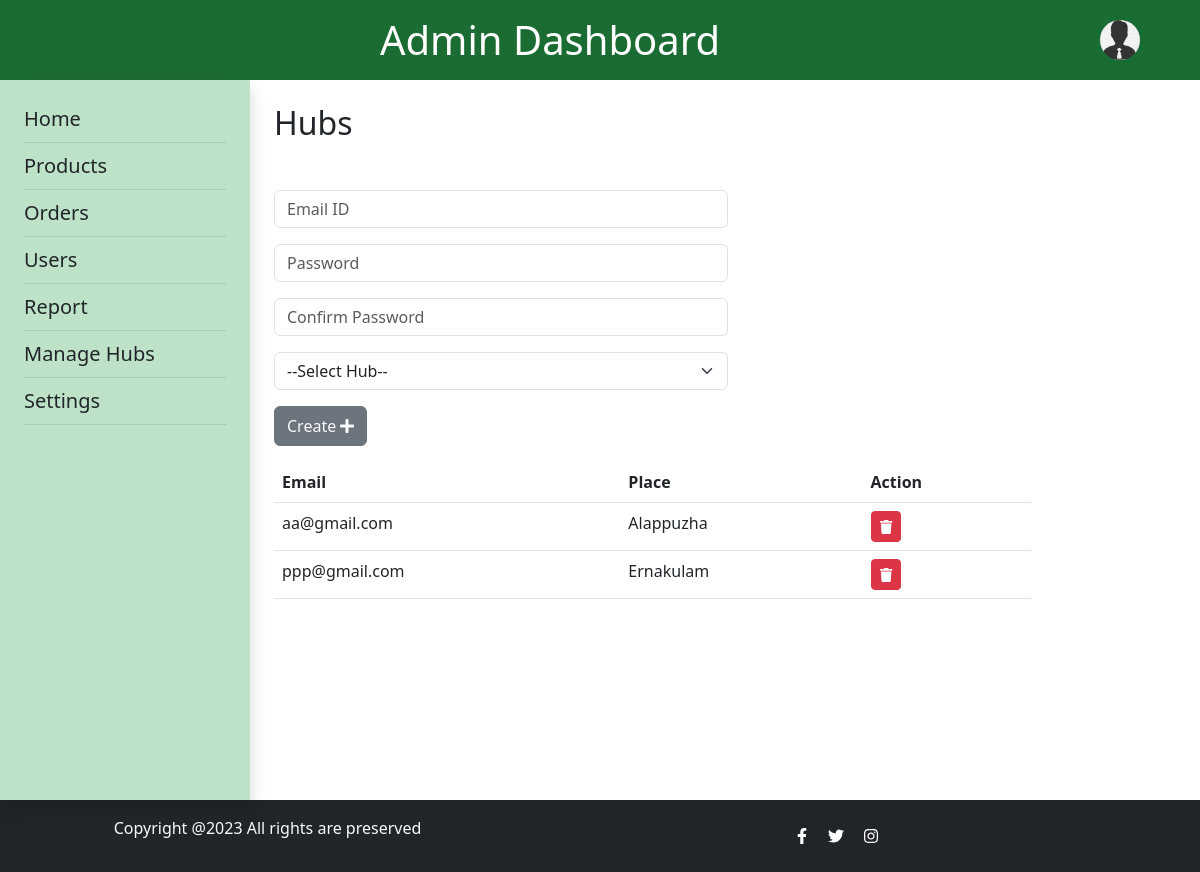
Screenshot of /admin_hubs/ with the database file from the repository.
### userapp/models.py (models this page shows, shortened)
class CustomUser(AbstractUser):
    username = None
    USERNAME_FIELD  = 'email'
    first_name = models.CharField(max_length=100, default='')
    last_name   = models.CharField(max_length=100, default='')
    email = models.EmailField(unique=True)
    password = models.CharField(max_length=128,null=True)
    is_customer = models.BooleanField(default=False)
    is_seller = models.BooleanField(default=False)
    hub_status = models.BooleanField(default=False)
    pan_number = models.CharField(max_length=25, null=True)
    REQUIRED_FIELDS = []

### agriselect/views.py (the view, shortened to what this page needs)
# urls.py: path('admin_hubs/', views.admin_hubs, name='admin_hubs'),
def admin_hubs(request):
    hubs = CustomUser.objects.filter(hub_status=True)
    return render(request, 'admin_hubs.html',{'hubs': hubs})

### template/admin_hubs.html (shortened to what this page needs)
{% load static %}
<!DOCTYPE html>
<html lang="en">
<head>
    <link rel="stylesheet" href="https://cdn.jsdelivr.net/npm/bootstrap@5.3.0/dist/css/bootstrap.min.css">
    <link rel="stylesheet" href="https://cdnjs.cloudflare.com/ajax/libs/font-awesome/6.3.0/css/all.min.css">
</head>
<body>
    <header class="py-3 d-flex" style="background-color: #1b6c32 ;padding-right: 5%;">
        <div class="container text-center">
            <h1 class="mb-0 text-white">Admin Dashboard</h1>
        </div>
        <div class="dropdown">
            <img src="{% static "img/admin_icon.jpg" %}" alt="User Avatar" class="rounded-circle dropdown-toggle mt-1" id="userDropdown" data-bs-toggle="dropdown" aria-expanded="false" style="width: 40px; height: 40px; cursor: pointer;">
        </div>
    </header>
    <div class="d-flex">
        <nav class="sidenav shadow p-4" style="width: 250px; height: calc(100vh - 80px);background-color: #bee2c8;">
            <ul class="list-unstyled">
                <li><a href="{% url 'admin_dashboard' %}" class="text-dark text-decoration-none fs-5">Home</a></li>
                <li class="pb-2 mb-2" style="border-bottom: 1px solid rgba(0, 0, 0, 0.1);">
                <li><a href="{% url 'admin_products' %}" class="text-dark text-decoration-none fs-5">Products</a></li>
                <li class="pb-2 mb-2" style="border-bottom: 1px solid rgba(0, 0, 0, 0.1);">
                <li><a href="{% url 'admin_orders' %}" class="text-dark text-decoration-none fs-5">Orders</a></li>
                <li class="pb-2 mb-2" style="border-bottom: 1px solid rgba(0, 0, 0, 0.1);">
                <li><a href="{% url 'admin_users' %}" class="text-dark text-decoration-none fs-5">Users</a></li>
                <li class="pb-2 mb-2" style="border-bottom: 1px solid rgba(0, 0, 0, 0.1);">
                <li><a href="{% url 'admin_report' %}" class="text-dark text-decoration-none fs-5">Report</a></li>
                <li class="pb-2 mb-2" style="border-bottom: 1px solid rgba(0, 0, 0, 0.1);">
                <li><a href="{% url 'admin_hubs' %}" class="text-dark text-decoration-none fs-5">Manage Hubs</a></li>
                <li class="pb-2 mb-2" style="border-bottom: 1px solid rgba(0, 0, 0, 0.1);">
                <li><a href="{% url 'admin_settings' %}" class="text-dark text-decoration-none fs-5">Settings</a></li>
                <li class="pb-2 mb-2" style="border-bottom: 1px solid rgba(0, 0, 0, 0.1);">
            </ul>
        </nav>
        <main class="ms-4 mt-4">
            <section class="content">
                <h2>Hubs</h2><br>
                <div id="createForm" class="mt-3">
                    <form id="createForm" method="post" action="{% url 'admin_hubs' %}">
                        <div class="mb-3">
                            <input type="text" class="form-control mb-3" id="email" name="email" placeholder="Email ID" style="width: 150%;" required>
                            <input type="password" class="form-control mb-3" id="password" name="password" placeholder="Password" style="width: 150%;" required>
                            <input type="password" class="form-control mb-3" id="confirm-password" name="confirm-password" placeholder="Confirm Password" style="width: 150%;" required>
                            <select class="form-select mb-3" id="place" name="place" style="width: 150%;">
                                <option value="" disabled selected>--Select Hub--</option>
                            </select>
                        </div>
                        <button type="submit" id="createFormBtn" class="btn btn-secondary text-light" style="height: 40px;">Create <i class="fas fa-plus"></i></button>
                    </form>
                </div>
                <div class="mt-3">
                    <table class="table" style="width: 250%;">
                        <thead>
                            <tr>
                                <th>Email</th>
                                <th>Place</th>
                                <th>Action</th>
                            </tr>
                        </thead>
                        <tbody>
                            {% for hub in hubs %}
                            <tr>
                                <td>{{ hub.email }}</td>
                                <td>{{ hub.first_name }}</td>
                                <td>
                                    <a href="{% url 'delete_hub' hub.id %}" class="btn btn-danger btn-sm" onclick="return confirm('Are you sure you want to delete this hub?')">
                                        <i class="fas fa-trash"></i>
                                    </a>
                                </td>
                            </tr>
                            {% endfor %}
                        </tbody>
                    </table>
                </div>
            </section>
        </main>
    </div>
    <footer class="footer mt-0 py-3 bg-dark">
        <div class="container text-center">
        <div class="row text-center text-md-left align-items-center">
            <div class="col-md-5">
            <p class="text-light">Copyright @2023 All rights are preserved</p>
            </div>
            <div class="col-md-7">
            <a href="#" class="social-icons text-white"><i class="fab fa-facebook-f"></i></a>
            <a href="#" class="social-icons text-white"><i class="fab fa-twitter"></i></a>
            <a href="#" class="social-icons text-white"><i class="fab fa-instagram"></i></a>
            </div>
        </div>
        </div>
    </footer>
</body>
</html>

### rows the page displays
CustomUser: email "aa@gmail.com", first_name "Alappuzha"
CustomUser: email "ppp@gmail.com", first_name "Ernakulam"
